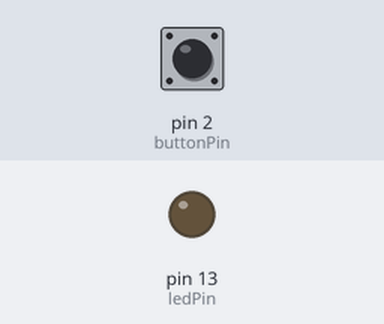
The sketch below on a simulated Arduino Uno, built with avr-gcc and run on an emulated ATmega328P. Parts: output pins drawn as LEDs (lit = HIGH). Inputs (shaded band) come from the test bench; at power-on: pin 2 (buttonPin) LOW.

Above: at 1.2 s.
1.3 s: pin 2 (buttonPin) pulled HIGH for 0.15 s
At 1.37 s:
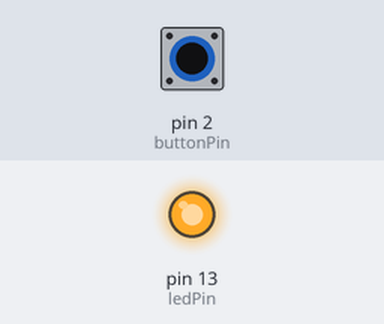
2.9 s: pin 2 (buttonPin) pulled HIGH for 3.2 s
At 6.5 s:
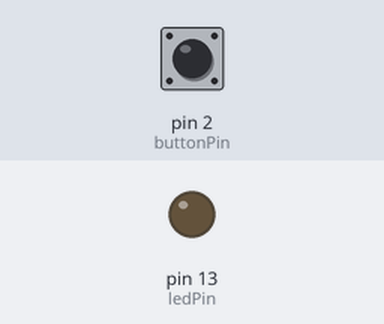
Timing chart, 0 to 8.0 s (numbered marks = the images above; inputs shaded):
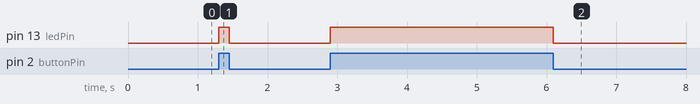

The sketch:

test_interrupt.ino
```cpp
//test interrupt

int ledPin = 13;
int buttonPin = 2;

int ledONOFF = 1;

void setup() {
  pinMode(ledPin, OUTPUT);
  attachInterrupt(digitalPinToInterrupt(buttonPin), buttonPress, CHANGE);
  Serial.begin(9600);
}

void loop() {

}

void buttonPress(){
  if(ledONOFF==1){
    digitalWrite(ledPin, HIGH);
  } else {
    digitalWrite(ledPin, LOW);
  }
 ledONOFF=-ledONOFF;
}
```

Measured:
- after the input at 1.3 s, pin 13 (ledPin): LOW → HIGH at once, → LOW 0.15 s later
- after the input at 2.9 s, pin 13 (ledPin): LOW → HIGH at once, → LOW 3.2 s later
